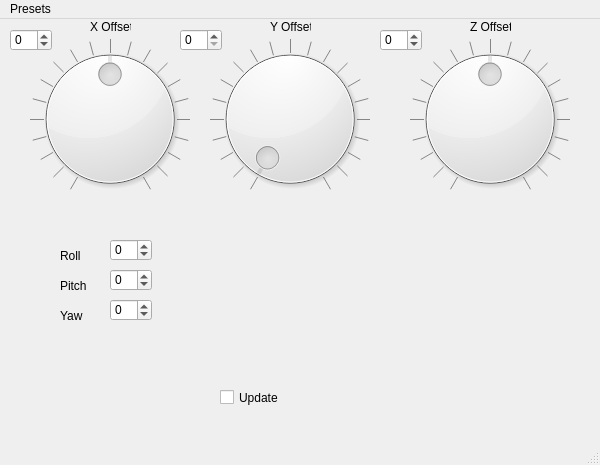
<?xml version="1.0" encoding="UTF-8"?>
<ui version="4.0">
 <class>BoneCalibratorWindow</class>
 <widget class="QMainWindow" name="BoneCalibratorWindow">
  <property name="geometry">
   <rect>
    <x>0</x>
    <y>0</y>
    <width>600</width>
    <height>465</height>
   </rect>
  </property>
  <property name="windowTitle">
   <string>BoneCalibratorWindow</string>
  </property>
  <widget class="QWidget" name="centralwidget">
   <widget class="QDial" name="xOffset">
    <property name="geometry">
     <rect>
      <x>30</x>
      <y>20</y>
      <width>160</width>
      <height>160</height>
     </rect>
    </property>
    <property name="minimum">
     <number>-2000</number>
    </property>
    <property name="maximum">
     <number>2000</number>
    </property>
    <property name="singleStep">
     <number>1</number>
    </property>
    <property name="pageStep">
     <number>1</number>
    </property>
    <property name="wrapping">
     <bool>false</bool>
    </property>
    <property name="notchTarget">
     <double>50.000000000000000</double>
    </property>
    <property name="notchesVisible">
     <bool>true</bool>
    </property>
   </widget>
   <widget class="QDial" name="zOffset">
    <property name="geometry">
     <rect>
      <x>410</x>
      <y>20</y>
      <width>160</width>
      <height>160</height>
     </rect>
    </property>
    <property name="minimum">
     <number>-2000</number>
    </property>
    <property name="maximum">
     <number>2000</number>
    </property>
    <property name="notchTarget">
     <double>50.000000000000000</double>
    </property>
    <property name="notchesVisible">
     <bool>true</bool>
    </property>
   </widget>
   <widget class="QDial" name="yOffset">
    <property name="geometry">
     <rect>
      <x>210</x>
      <y>20</y>
      <width>160</width>
      <height>160</height>
     </rect>
    </property>
    <property name="toolTipDuration">
     <number>-1</number>
    </property>
    <property name="minimum">
     <number>0</number>
    </property>
    <property name="maximum">
     <number>2000</number>
    </property>
    <property name="singleStep">
     <number>1</number>
    </property>
    <property name="pageStep">
     <number>1</number>
    </property>
    <property name="wrapping">
     <bool>false</bool>
    </property>
    <property name="notchTarget">
     <double>50.000000000000000</double>
    </property>
    <property name="notchesVisible">
     <bool>true</bool>
    </property>
   </widget>
   <widget class="QLabel" name="xOffsetLabel">
    <property name="geometry">
     <rect>
      <x>90</x>
      <y>0</y>
      <width>41</width>
      <height>16</height>
     </rect>
    </property>
    <property name="text">
     <string>X Offset</string>
    </property>
   </widget>
   <widget class="QLabel" name="yOffsetLabel">
    <property name="geometry">
     <rect>
      <x>270</x>
      <y>0</y>
      <width>41</width>
      <height>16</height>
     </rect>
    </property>
    <property name="text">
     <string>Y Offset</string>
    </property>
   </widget>
   <widget class="QLabel" name="zOffsetLabel">
    <property name="geometry">
     <rect>
      <x>470</x>
      <y>0</y>
      <width>41</width>
      <height>16</height>
     </rect>
    </property>
    <property name="text">
     <string>Z Offset</string>
    </property>
   </widget>
   <widget class="QSpinBox" name="rotX">
    <property name="geometry">
     <rect>
      <x>110</x>
      <y>220</y>
      <width>42</width>
      <height>22</height>
     </rect>
    </property>
    <property name="minimum">
     <number>-180</number>
    </property>
    <property name="maximum">
     <number>180</number>
    </property>
    <property name="singleStep">
     <number>1</number>
    </property>
   </widget>
   <widget class="QSpinBox" name="rotY">
    <property name="geometry">
     <rect>
      <x>110</x>
      <y>250</y>
      <width>42</width>
      <height>22</height>
     </rect>
    </property>
    <property name="minimum">
     <number>-180</number>
    </property>
    <property name="maximum">
     <number>180</number>
    </property>
   </widget>
   <widget class="QSpinBox" name="rotZ">
    <property name="geometry">
     <rect>
      <x>110</x>
      <y>280</y>
      <width>42</width>
      <height>22</height>
     </rect>
    </property>
    <property name="minimum">
     <number>-180</number>
    </property>
    <property name="maximum">
     <number>180</number>
    </property>
   </widget>
   <widget class="QLabel" name="label">
    <property name="geometry">
     <rect>
      <x>60</x>
      <y>230</y>
      <width>47</width>
      <height>13</height>
     </rect>
    </property>
    <property name="text">
     <string>Roll</string>
    </property>
   </widget>
   <widget class="QLabel" name="label_2">
    <property name="geometry">
     <rect>
      <x>60</x>
      <y>260</y>
      <width>47</width>
      <height>13</height>
     </rect>
    </property>
    <property name="text">
     <string>Pitch</string>
    </property>
   </widget>
   <widget class="QLabel" name="label_3">
    <property name="geometry">
     <rect>
      <x>60</x>
      <y>290</y>
      <width>47</width>
      <height>13</height>
     </rect>
    </property>
    <property name="text">
     <string>Yaw</string>
    </property>
   </widget>
   <widget class="QSpinBox" name="xOffsetSpinBox">
    <property name="geometry">
     <rect>
      <x>10</x>
      <y>10</y>
      <width>42</width>
      <height>22</height>
     </rect>
    </property>
    <property name="minimum">
     <number>-2000</number>
    </property>
    <property name="maximum">
     <number>2000</number>
    </property>
    <property name="singleStep">
     <number>10</number>
    </property>
   </widget>
   <widget class="QSpinBox" name="yOffsetSpinBox">
    <property name="geometry">
     <rect>
      <x>180</x>
      <y>10</y>
      <width>42</width>
      <height>22</height>
     </rect>
    </property>
    <property name="minimum">
     <number>0</number>
    </property>
    <property name="maximum">
     <number>2000</number>
    </property>
    <property name="singleStep">
     <number>10</number>
    </property>
   </widget>
   <widget class="QSpinBox" name="zOffsetSpinBox">
    <property name="geometry">
     <rect>
      <x>380</x>
      <y>10</y>
      <width>42</width>
      <height>22</height>
     </rect>
    </property>
    <property name="minimum">
     <number>-2000</number>
    </property>
    <property name="maximum">
     <number>2000</number>
    </property>
    <property name="singleStep">
     <number>10</number>
    </property>
   </widget>
   <widget class="QCheckBox" name="updateCheckBox">
    <property name="geometry">
     <rect>
      <x>220</x>
      <y>370</y>
      <width>70</width>
      <height>17</height>
     </rect>
    </property>
    <property name="text">
     <string>Update</string>
    </property>
   </widget>
  </widget>
  <widget class="QStatusBar" name="statusbar"/>
  <widget class="QMenuBar" name="menubar">
   <property name="geometry">
    <rect>
     <x>0</x>
     <y>0</y>
     <width>600</width>
     <height>21</height>
    </rect>
   </property>
   <widget class="QMenu" name="menuPresets">
    <property name="title">
     <string>Presets</string>
    </property>
    <widget class="QMenu" name="menuRemove_Preset">
     <property name="title">
      <string>Remove Preset</string>
     </property>
    </widget>
    <addaction name="actionAdd_Preset"/>
    <addaction name="menuRemove_Preset"/>
    <addaction name="actionSet_Default"/>
    <addaction name="separator"/>
   </widget>
   <addaction name="menuPresets"/>
  </widget>
  <action name="actionAdd_Preset">
   <property name="text">
    <string>Add Preset</string>
   </property>
  </action>
  <action name="actionSet_Default">
   <property name="text">
    <string>Set Default</string>
   </property>
  </action>
 </widget>
 <resources/>
 <connections>
  <connection>
   <sender>xOffset</sender>
   <signal>valueChanged(int)</signal>
   <receiver>xOffsetSpinBox</receiver>
   <slot>setValue(int)</slot>
   <hints>
    <hint type="sourcelabel">
     <x>109</x>
     <y>120</y>
    </hint>
    <hint type="destinationlabel">
     <x>30</x>
     <y>41</y>
    </hint>
   </hints>
  </connection>
  <connection>
   <sender>yOffset</sender>
   <signal>valueChanged(int)</signal>
   <receiver>yOffsetSpinBox</receiver>
   <slot>setValue(int)</slot>
   <hints>
    <hint type="sourcelabel">
     <x>289</x>
     <y>120</y>
    </hint>
    <hint type="destinationlabel">
     <x>200</x>
     <y>41</y>
    </hint>
   </hints>
  </connection>
  <connection>
   <sender>zOffset</sender>
   <signal>valueChanged(int)</signal>
   <receiver>zOffsetSpinBox</receiver>
   <slot>setValue(int)</slot>
   <hints>
    <hint type="sourcelabel">
     <x>489</x>
     <y>120</y>
    </hint>
    <hint type="destinationlabel">
     <x>400</x>
     <y>41</y>
    </hint>
   </hints>
  </connection>
  <connection>
   <sender>xOffsetSpinBox</sender>
   <signal>valueChanged(int)</signal>
   <receiver>xOffset</receiver>
   <slot>setValue(int)</slot>
   <hints>
    <hint type="sourcelabel">
     <x>30</x>
     <y>41</y>
    </hint>
    <hint type="destinationlabel">
     <x>109</x>
     <y>120</y>
    </hint>
   </hints>
  </connection>
  <connection>
   <sender>zOffsetSpinBox</sender>
   <signal>valueChanged(int)</signal>
   <receiver>zOffset</receiver>
   <slot>setValue(int)</slot>
   <hints>
    <hint type="sourcelabel">
     <x>400</x>
     <y>41</y>
    </hint>
    <hint type="destinationlabel">
     <x>489</x>
     <y>120</y>
    </hint>
   </hints>
  </connection>
  <connection>
   <sender>yOffsetSpinBox</sender>
   <signal>valueChanged(int)</signal>
   <receiver>yOffset</receiver>
   <slot>setValue(int)</slot>
   <hints>
    <hint type="sourcelabel">
     <x>200</x>
     <y>41</y>
    </hint>
    <hint type="destinationlabel">
     <x>289</x>
     <y>120</y>
    </hint>
   </hints>
  </connection>
 </connections>
</ui>
